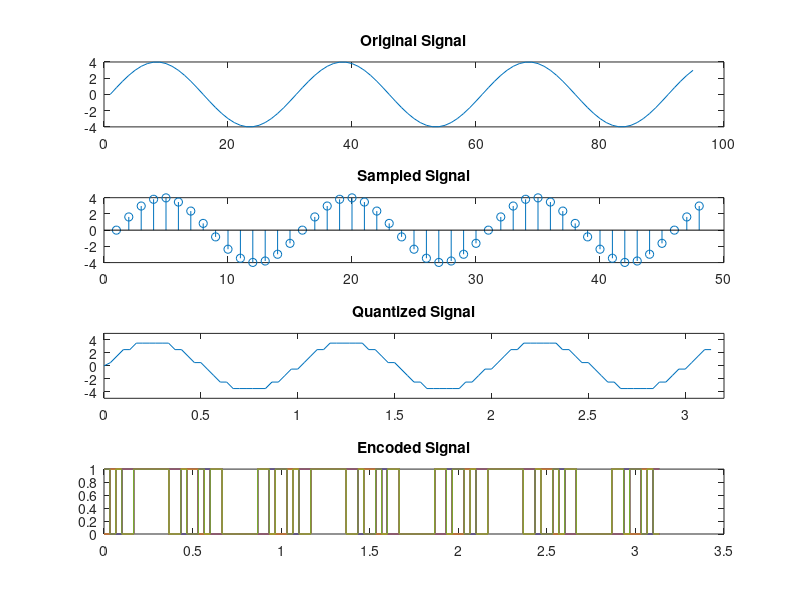

This figure's MATLAB source:
clc;clear all;close all;
Am=4;
bit=3;
f=1;
fs=30;
t=0:1/fs:1*pi;
y=Am*sin(2*pi*f*t);
subplot(411);
plot(y);title('Original Signal');
y1=y(1:2:95)
subplot(412)
stem(y1);title('Sampled Signal')
N=length(y)
quantised_out=zeros(1,N);
stepsize=2*Am/(2^bit);
Llow=-Am+stepsize/2;
Lhigh=Am-stepsize/2;
for i=Llow:stepsize:Lhigh
    for j=1:N
        if(((i-stepsize/2)<y(j))&&(y(j)<(i+stepsize/2)))
            quantised_out(j)=i;
        end
    end
end
subplot(413);
plot(t,quantised_out);title('Quantized Signal');axis([0 3.2 -5 5])
U=[]
quantised_out=quantised_out+Lhigh
for k= 1: length(y)
    Bin=[dec2bin(quantised_out,3)];
    U=[U double(Bin)-48];
end
subplot(414);
stairs(t,U);title('Encoded Signal')


